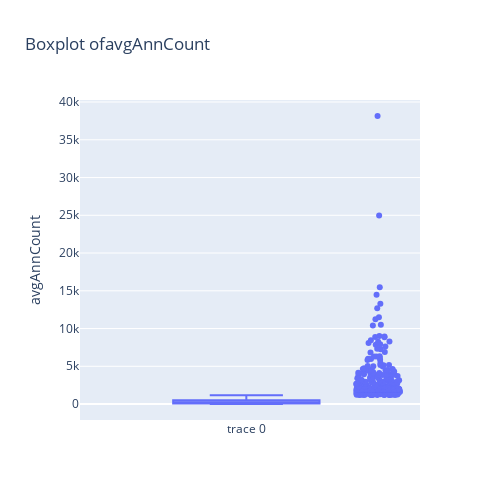
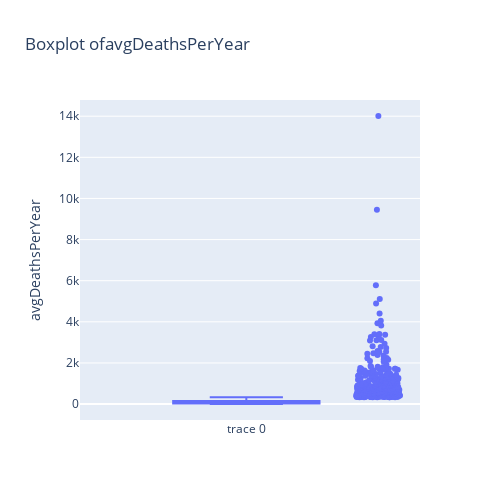
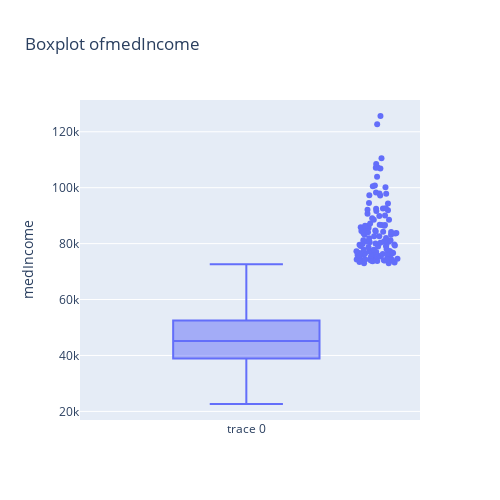
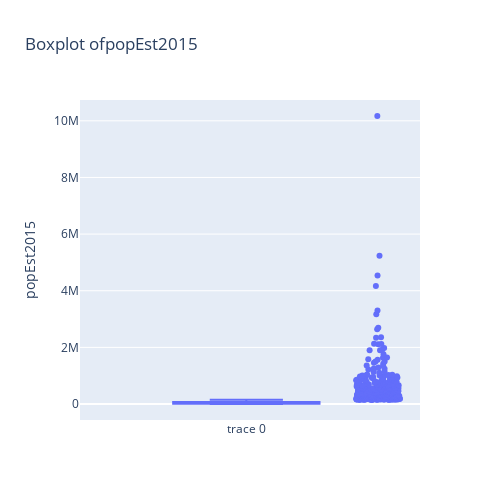

Here is the notebook cell these charts were saved with, in order:
### Code cell
#box-plot to check if any outliers
def box_plot(df,col):
    fig=go.Figure(data=[go.Box(y=df[col], boxpoints='outliers', jitter=0.3, pointpos=1.8)])
    fig.update_layout(
        title='Boxplot of' + col,
        yaxis_title=col,
        width=500,
        height=500
    )
    fig.show()

for col in skewed_cols:
    box_plot(data,col)

### Figure 1 — Plotly figure (JSON) as saved in the notebook; plotly's stock layout.template omitted (floating-point values rounded to 4 significant figures; data arrays with more than 128 entries replaced by an {"elided": "..."} marker saying what was removed)
{"data": [{"boxpoints": "outliers", "jitter": 0.3, "pointpos": 1.8, "type": "box", "y": {"elided": "3047 float values"}}], "layout": {"height": 500, "title": {"text": "Boxplot ofavgAnnCount"}, "width": 500, "yaxis": {"title": {"text": "avgAnnCount"}}}}

### Figure 2 — Plotly figure (JSON) as saved in the notebook; plotly's stock layout.template omitted (floating-point values rounded to 4 significant figures; data arrays with more than 128 entries replaced by an {"elided": "..."} marker saying what was removed)
{"data": [{"boxpoints": "outliers", "jitter": 0.3, "pointpos": 1.8, "type": "box", "y": {"elided": "3047 int values"}}], "layout": {"height": 500, "title": {"text": "Boxplot ofavgDeathsPerYear"}, "width": 500, "yaxis": {"title": {"text": "avgDeathsPerYear"}}}}

### Figure 3 — Plotly figure (JSON) as saved in the notebook; plotly's stock layout.template omitted (floating-point values rounded to 4 significant figures; data arrays with more than 128 entries replaced by an {"elided": "..."} marker saying what was removed)
{"data": [{"boxpoints": "outliers", "jitter": 0.3, "pointpos": 1.8, "type": "box", "y": {"elided": "3047 int values"}}], "layout": {"height": 500, "title": {"text": "Boxplot ofmedIncome"}, "width": 500, "yaxis": {"title": {"text": "medIncome"}}}}

### Figure 4 — Plotly figure (JSON) as saved in the notebook; plotly's stock layout.template omitted (floating-point values rounded to 4 significant figures; data arrays with more than 128 entries replaced by an {"elided": "..."} marker saying what was removed)
{"data": [{"boxpoints": "outliers", "jitter": 0.3, "pointpos": 1.8, "type": "box", "y": {"elided": "3047 int values"}}], "layout": {"height": 500, "title": {"text": "Boxplot ofpopEst2015"}, "width": 500, "yaxis": {"title": {"text": "popEst2015"}}}}
